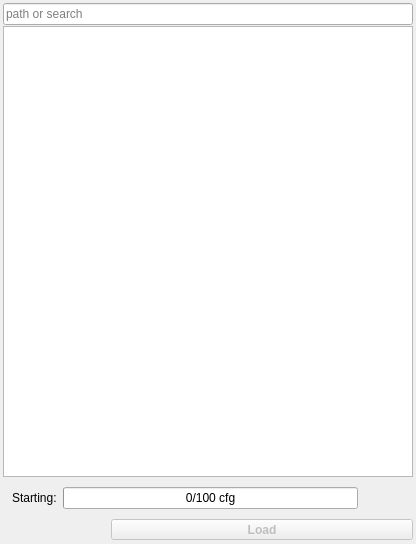
<?xml version="1.0" encoding="UTF-8"?>
<ui version="4.0">
 <class>ui_dock_launch</class>
 <widget class="QDockWidget" name="ui_dock_launch">
  <property name="geometry">
   <rect>
    <x>0</x>
    <y>0</y>
    <width>416</width>
    <height>544</height>
   </rect>
  </property>
  <property name="features">
   <set>QDockWidget::DockWidgetFloatable|QDockWidget::DockWidgetMovable</set>
  </property>
  <property name="windowTitle">
   <string>Launch files</string>
  </property>
  <widget class="QWidget" name="ui_dock_widget_contents">
   <layout class="QVBoxLayout" name="verticalLayout">
    <property name="spacing">
     <number>1</number>
    </property>
    <property name="margin">
     <number>3</number>
    </property>
    <item>
     <widget class="QFrame" name="ui_launch_filter_frame">
      <layout class="QHBoxLayout" name="horizontalLayout_8">
       <property name="margin">
        <number>0</number>
       </property>
       <item>
        <widget class="EnhancedLineEdit" name="ui_search_line">
         <property name="placeholderText">
          <string>path or search</string>
         </property>
        </widget>
       </item>
      </layout>
     </widget>
    </item>
    <item>
     <widget class="QListView" name="ui_file_view">
      <property name="editTriggers">
       <set>QAbstractItemView::EditKeyPressed</set>
      </property>
     </widget>
    </item>
    <item>
     <widget class="QFrame" name="ui_frame_progress_cfg">
      <property name="frameShape">
       <enum>QFrame::NoFrame</enum>
      </property>
      <property name="frameShadow">
       <enum>QFrame::Plain</enum>
      </property>
      <property name="lineWidth">
       <number>0</number>
      </property>
      <layout class="QHBoxLayout" name="horizontalLayout_6">
       <item>
        <widget class="QLabel" name="ui_label_progress_cfg">
         <property name="text">
          <string>Starting:</string>
         </property>
        </widget>
       </item>
       <item>
        <widget class="QProgressBar" name="ui_bar_progress_cfg">
         <property name="value">
          <number>0</number>
         </property>
         <property name="format">
          <string>%v/%m cfg</string>
         </property>
        </widget>
       </item>
       <item>
        <widget class="QPushButton" name="ui_button_progress_cancel_cfg">
         <property name="icon">
          <iconset resource="GUI.qrc">
           <normaloff>:/icons/crystal_clear_button_close.png</normaloff>:/icons/crystal_clear_button_close.png</iconset>
         </property>
         <property name="flat">
          <bool>true</bool>
         </property>
        </widget>
       </item>
      </layout>
     </widget>
    </item>
    <item>
     <widget class="QFrame" name="ui_frame_launch_control">
      <property name="frameShape">
       <enum>QFrame::NoFrame</enum>
      </property>
      <property name="frameShadow">
       <enum>QFrame::Raised</enum>
      </property>
      <layout class="QHBoxLayout" name="horizontalLayout">
       <property name="spacing">
        <number>1</number>
       </property>
       <property name="margin">
        <number>0</number>
       </property>
       <item>
        <widget class="QPushButton" name="ui_button_reload">
         <property name="sizePolicy">
          <sizepolicy hsizetype="Fixed" vsizetype="Fixed">
           <horstretch>0</horstretch>
           <verstretch>0</verstretch>
          </sizepolicy>
         </property>
         <property name="maximumSize">
          <size>
           <width>26</width>
           <height>16777215</height>
          </size>
         </property>
         <property name="toolTip">
          <string>&lt;!DOCTYPE HTML PUBLIC &quot;-//W3C//DTD HTML 4.0//EN&quot; &quot;http://www.w3.org/TR/REC-html40/strict.dtd&quot;&gt;
&lt;html&gt;&lt;head&gt;&lt;meta name=&quot;qrichtext&quot; content=&quot;1&quot; /&gt;&lt;style type=&quot;text/css&quot;&gt;
p, li { white-space: pre-wrap; }
&lt;/style&gt;&lt;/head&gt;&lt;body style=&quot; font-family:'Noto Sans'; font-size:10pt; font-weight:400; font-style:normal;&quot;&gt;
&lt;p style=&quot; margin-top:0px; margin-bottom:0px; margin-left:0px; margin-right:0px; -qt-block-indent:0; text-indent:0px;&quot;&gt;&lt;span style=&quot; font-family:'Ubuntu'; font-size:9pt;&quot;&gt;clears all caches and reload current path &lt;/span&gt;&lt;span style=&quot; font-family:'Ubuntu'; font-size:9pt; font-weight:600;&quot;&gt;Ctrl+R&lt;/span&gt;&lt;span style=&quot; font-family:'Ubuntu'; font-size:9pt;&quot;&gt;.&lt;/span&gt;&lt;/p&gt;&lt;/body&gt;&lt;/html&gt;</string>
         </property>
         <property name="text">
          <string/>
         </property>
         <property name="icon">
          <iconset resource="GUI.qrc">
           <normaloff>:/icons/oxygen_view_refresh.png</normaloff>:/icons/oxygen_view_refresh.png</iconset>
         </property>
         <property name="shortcut">
          <string>Ctrl+R</string>
         </property>
         <property name="flat">
          <bool>true</bool>
         </property>
        </widget>
       </item>
       <item>
        <widget class="QPushButton" name="ui_button_edit">
         <property name="enabled">
          <bool>false</bool>
         </property>
         <property name="sizePolicy">
          <sizepolicy hsizetype="Fixed" vsizetype="Fixed">
           <horstretch>0</horstretch>
           <verstretch>0</verstretch>
          </sizepolicy>
         </property>
         <property name="maximumSize">
          <size>
           <width>26</width>
           <height>16777215</height>
          </size>
         </property>
         <property name="toolTip">
          <string>&lt;!DOCTYPE HTML PUBLIC &quot;-//W3C//DTD HTML 4.0//EN&quot; &quot;http://www.w3.org/TR/REC-html40/strict.dtd&quot;&gt;
&lt;html&gt;&lt;head&gt;&lt;meta name=&quot;qrichtext&quot; content=&quot;1&quot; /&gt;&lt;style type=&quot;text/css&quot;&gt;
p, li { white-space: pre-wrap; }
&lt;/style&gt;&lt;/head&gt;&lt;body style=&quot; font-family:'Ubuntu'; font-size:9pt; font-weight:400; font-style:normal;&quot;&gt;
&lt;p style=&quot; margin-top:0px; margin-bottom:0px; margin-left:0px; margin-right:0px; -qt-block-indent:0; text-indent:0px;&quot;&gt;Opens an editor for selected lauch file &lt;span style=&quot; font-weight:600;&quot;&gt;Ctrl+E&lt;/span&gt; or &lt;span style=&quot; font-weight:600;&quot;&gt;F4&lt;/span&gt;&lt;/p&gt;&lt;/body&gt;&lt;/html&gt;</string>
         </property>
         <property name="whatsThis">
          <string>&lt;html&gt;&lt;head/&gt;&lt;body&gt;&lt;p&gt;&lt;span style=&quot; font-family:'Helvetica,Verdana,Arial,Lucida Grande,sans-serif'; font-size:15px; color:#000000; background-color:#ffffff;&quot;&gt;Opens a &lt;/span&gt;&lt;span style=&quot; font-family:'Courier New,courier'; font-size:15px; color:#000000; background-color:#ffffff;&quot;&gt;Launch Editor&lt;/span&gt;&lt;span style=&quot; font-family:'Helvetica,Verdana,Arial,Lucida Grande,sans-serif'; font-size:15px; color:#000000; background-color:#ffffff;&quot;&gt; is a simple text editor with &lt;/span&gt;&lt;a href=&quot;http://www.ros.org/wiki/roslaunch/XML&quot;&gt;&lt;span style=&quot; font-family:'Helvetica,Verdana,Arial,Lucida Grande,sans-serif'; font-size:15px; color:#2b7fcf; background-color:#ffffff;&quot;&gt;roslaunch XML&lt;/span&gt;&lt;/a&gt;&lt;span style=&quot; font-family:'Helvetica,Verdana,Arial,Lucida Grande,sans-serif'; font-size:15px; color:#000000; background-color:#ffffff;&quot;&gt; syntax highlighting. The included files are open in a new tab by &lt;/span&gt;&lt;span style=&quot; font-family:'Helvetica,Verdana,Arial,Lucida Grande,sans-serif'; font-size:15px; font-weight:600; color:#000000; background-color:#ffffff;&quot;&gt;Ctrl+(left mouse click)&lt;/span&gt;&lt;span style=&quot; font-family:'Helvetica,Verdana,Arial,Lucida Grande,sans-serif'; font-size:15px; color:#000000; background-color:#ffffff;&quot;&gt;. If the file does not exists, it will be created.&lt;/span&gt;&lt;/p&gt;&lt;/body&gt;&lt;/html&gt;</string>
         </property>
         <property name="text">
          <string/>
         </property>
         <property name="icon">
          <iconset resource="GUI.qrc">
           <normaloff>:/icons/crystal_clear_edit_launch.png</normaloff>:/icons/crystal_clear_edit_launch.png</iconset>
         </property>
         <property name="shortcut">
          <string>Ctrl+E</string>
         </property>
         <property name="flat">
          <bool>true</bool>
         </property>
        </widget>
       </item>
       <item>
        <widget class="QPushButton" name="ui_button_new">
         <property name="sizePolicy">
          <sizepolicy hsizetype="Fixed" vsizetype="Fixed">
           <horstretch>0</horstretch>
           <verstretch>0</verstretch>
          </sizepolicy>
         </property>
         <property name="maximumSize">
          <size>
           <width>26</width>
           <height>26</height>
          </size>
         </property>
         <property name="toolTip">
          <string>&lt;!DOCTYPE HTML PUBLIC &quot;-//W3C//DTD HTML 4.0//EN&quot; &quot;http://www.w3.org/TR/REC-html40/strict.dtd&quot;&gt;
&lt;html&gt;&lt;head&gt;&lt;meta name=&quot;qrichtext&quot; content=&quot;1&quot; /&gt;&lt;style type=&quot;text/css&quot;&gt;
p, li { white-space: pre-wrap; }
&lt;/style&gt;&lt;/head&gt;&lt;body style=&quot; font-family:'Ubuntu'; font-size:9pt; font-weight:400; font-style:normal;&quot;&gt;
&lt;p style=&quot; margin-top:0px; margin-bottom:0px; margin-left:0px; margin-right:0px; -qt-block-indent:0; text-indent:0px;&quot;&gt;Creates a new launch file&lt;/p&gt;&lt;/body&gt;&lt;/html&gt;</string>
         </property>
         <property name="whatsThis">
          <string>&lt;html&gt;&lt;head/&gt;&lt;body&gt;&lt;p&gt;&lt;span style=&quot; font-family:'Helvetica,Verdana,Arial,Lucida Grande,sans-serif'; font-size:15px; color:#000000; background-color:#ffffff;&quot;&gt;New included file can be created in editor by writing an include tag and open this by &lt;/span&gt;&lt;span style=&quot; font-family:'Helvetica,Verdana,Arial,Lucida Grande,sans-serif'; font-size:15px; font-weight:600; color:#000000; background-color:#ffffff;&quot;&gt;Ctrl+(left mouse click)&lt;/span&gt;&lt;span style=&quot; font-family:'Helvetica,Verdana,Arial,Lucida Grande,sans-serif'; font-size:15px; color:#000000; background-color:#ffffff;&quot;&gt;. If the file does not exists, it will be created.&lt;/span&gt;&lt;/p&gt;&lt;/body&gt;&lt;/html&gt;</string>
         </property>
         <property name="text">
          <string/>
         </property>
         <property name="icon">
          <iconset resource="GUI.qrc">
           <normaloff>:/icons/crystal_clear_launch_file_new.png</normaloff>:/icons/crystal_clear_launch_file_new.png</iconset>
         </property>
         <property name="shortcut">
          <string>Ctrl+N</string>
         </property>
         <property name="flat">
          <bool>true</bool>
         </property>
        </widget>
       </item>
       <item>
        <widget class="QPushButton" name="ui_button_transfer">
         <property name="enabled">
          <bool>false</bool>
         </property>
         <property name="sizePolicy">
          <sizepolicy hsizetype="Fixed" vsizetype="Fixed">
           <horstretch>0</horstretch>
           <verstretch>0</verstretch>
          </sizepolicy>
         </property>
         <property name="maximumSize">
          <size>
           <width>26</width>
           <height>16777215</height>
          </size>
         </property>
         <property name="toolTip">
          <string>&lt;!DOCTYPE HTML PUBLIC &quot;-//W3C//DTD HTML 4.0//EN&quot; &quot;http://www.w3.org/TR/REC-html40/strict.dtd&quot;&gt;
&lt;html&gt;&lt;head&gt;&lt;meta name=&quot;qrichtext&quot; content=&quot;1&quot; /&gt;&lt;style type=&quot;text/css&quot;&gt;
p, li { white-space: pre-wrap; }
&lt;/style&gt;&lt;/head&gt;&lt;body style=&quot; font-family:'Noto Sans'; font-size:10pt; font-weight:400; font-style:normal;&quot;&gt;
&lt;p style=&quot; margin-top:0px; margin-bottom:0px; margin-left:0px; margin-right:0px; -qt-block-indent:0; text-indent:0px;&quot;&gt;&lt;span style=&quot; font-family:'Ubuntu'; font-size:9pt;&quot;&gt;Copies the selected (+included) file to a remote host. This is usefull to load the changes as default configuration on remote host.&lt;/span&gt;&lt;/p&gt;&lt;/body&gt;&lt;/html&gt;</string>
         </property>
         <property name="whatsThis">
          <string>&lt;!DOCTYPE HTML PUBLIC &quot;-//W3C//DTD HTML 4.0//EN&quot; &quot;http://www.w3.org/TR/REC-html40/strict.dtd&quot;&gt;
&lt;html&gt;&lt;head&gt;&lt;meta name=&quot;qrichtext&quot; content=&quot;1&quot; /&gt;&lt;style type=&quot;text/css&quot;&gt;
p, li { white-space: pre-wrap; }
&lt;/style&gt;&lt;/head&gt;&lt;body style=&quot; font-family:'Ubuntu'; font-size:9pt; font-weight:400; font-style:normal;&quot;&gt;
&lt;p style=&quot; margin-top:0px; margin-bottom:0px; margin-left:0px; margin-right:0px; -qt-block-indent:0; text-indent:0px;&quot;&gt;Since only local launch files can be edited, is sometimes useful to copy the changed files to a remote host, for example to load as &lt;span style=&quot; font-weight:600;&quot;&gt;Default configuration&lt;/span&gt; on the remote host. &lt;/p&gt;
&lt;p style=&quot;-qt-paragraph-type:empty; margin-top:0px; margin-bottom:0px; margin-left:0px; margin-right:0px; -qt-block-indent:0; text-indent:0px;&quot;&gt;&lt;br /&gt;&lt;/p&gt;
&lt;p style=&quot; margin-top:0px; margin-bottom:0px; margin-left:0px; margin-right:0px; -qt-block-indent:0; text-indent:0px;&quot;&gt;&lt;img src=&quot;:/icons/crystal_clear_warning.png&quot; /&gt; The copying of the include files must be activated in the opened dialog. &lt;/p&gt;&lt;/body&gt;&lt;/html&gt;</string>
         </property>
         <property name="text">
          <string/>
         </property>
         <property name="icon">
          <iconset resource="GUI.qrc">
           <normaloff>:/icons/crystal_clear_launch_file_transfer.png</normaloff>:/icons/crystal_clear_launch_file_transfer.png</iconset>
         </property>
         <property name="flat">
          <bool>true</bool>
         </property>
        </widget>
       </item>
       <item>
        <widget class="QToolButton" name="ui_button_load">
         <property name="enabled">
          <bool>false</bool>
         </property>
         <property name="sizePolicy">
          <sizepolicy hsizetype="Preferred" vsizetype="Fixed">
           <horstretch>0</horstretch>
           <verstretch>0</verstretch>
          </sizepolicy>
         </property>
         <property name="font">
          <font>
           <weight>75</weight>
           <bold>true</bold>
          </font>
         </property>
         <property name="toolTip">
          <string>&lt;!DOCTYPE HTML PUBLIC &quot;-//W3C//DTD HTML 4.0//EN&quot; &quot;http://www.w3.org/TR/REC-html40/strict.dtd&quot;&gt;
&lt;html&gt;&lt;head&gt;&lt;meta name=&quot;qrichtext&quot; content=&quot;1&quot; /&gt;&lt;style type=&quot;text/css&quot;&gt;
p, li { white-space: pre-wrap; }
&lt;/style&gt;&lt;/head&gt;&lt;body style=&quot; font-family:'Ubuntu'; font-size:9pt; font-weight:400; font-style:normal;&quot;&gt;
&lt;p style=&quot; margin-top:0px; margin-bottom:0px; margin-left:0px; margin-right:0px; -qt-block-indent:0; text-indent:0px;&quot;&gt;Loads the selected configuration &lt;span style=&quot; font-weight:600;&quot;&gt;Ctrl+L&lt;/span&gt;&lt;/p&gt;&lt;/body&gt;&lt;/html&gt;</string>
         </property>
         <property name="text">
          <string>Load</string>
         </property>
         <property name="icon">
          <iconset resource="GUI.qrc">
           <normaloff>:/icons/crystal_clear_launch_file.png</normaloff>:/icons/crystal_clear_launch_file.png</iconset>
         </property>
         <property name="shortcut">
          <string>Ctrl+L</string>
         </property>
         <property name="toolButtonStyle">
          <enum>Qt::ToolButtonTextBesideIcon</enum>
         </property>
        </widget>
       </item>
      </layout>
     </widget>
    </item>
   </layout>
  </widget>
 </widget>
 <customwidgets>
  <customwidget>
   <class>EnhancedLineEdit</class>
   <extends>QLineEdit</extends>
   <header>fkie_node_manager/launch_enhanced_line_edit</header>
  </customwidget>
 </customwidgets>
 <tabstops>
  <tabstop>ui_search_line</tabstop>
  <tabstop>ui_file_view</tabstop>
  <tabstop>ui_button_load</tabstop>
  <tabstop>ui_button_progress_cancel_cfg</tabstop>
  <tabstop>ui_button_edit</tabstop>
  <tabstop>ui_button_new</tabstop>
  <tabstop>ui_button_transfer</tabstop>
 </tabstops>
 <resources>
  <include location="GUI.qrc"/>
 </resources>
 <connections/>
</ui>
